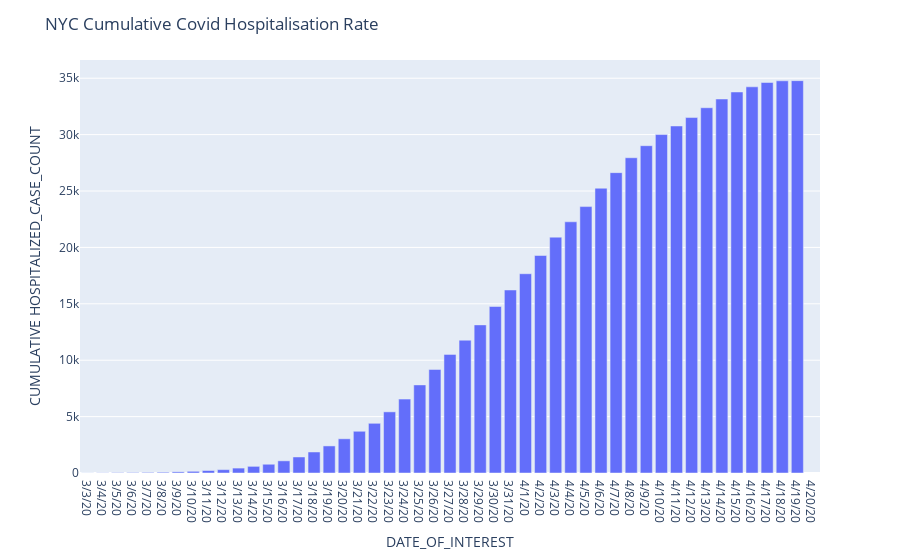

Notebook code for this chart:
### Code cell
plot_rate(mod_chd,"DATE_OF_INTEREST","CUMULATIVE HOSPITALIZED_CASE_COUNT", "NYC Cumulative Covid Hospitalisation Rate")

### Figure 1 — Plotly figure (JSON) as saved in the notebook; plotly's stock layout.template omitted (floating-point values rounded to 4 significant figures)
{"data": [{"alignmentgroup": "True", "hovertemplate": "DATE_OF_INTEREST=%{x}<br>CUMULATIVE HOSPITALIZED_CASE_COUNT=%{y}<extra></extra>", "legendgroup": "", "marker": {"color": "#636efa"}, "name": "", "offsetgroup": "", "orientation": "v", "showlegend": false, "textposition": "auto", "type": "bar", "x": ["3/3/20", "3/4/20", "3/5/20", "3/6/20", "3/7/20", "3/8/20", "3/9/20", "3/10/20", "3/11/20", "3/12/20", "3/13/20", "3/14/20", "3/15/20", "3/16/20", "3/17/20", "3/18/20", "3/19/20", "3/20/20", "3/21/20", "3/22/20", "3/23/20", "3/24/20", "3/25/20", "3/26/20", "3/27/20", "3/28/20", "3/29/20", "3/30/20", "3/31/20", "4/1/20", "4/2/20", "4/3/20", "4/4/20", "4/5/20", "4/6/20", "4/7/20", "4/8/20", "4/9/20", "4/10/20", "4/11/20", "4/12/20", "4/13/20", "4/14/20", "4/15/20", "4/16/20", "4/17/20", "4/18/20", "4/19/20", "4/20/20"], "xaxis": "x", "y": [6, 16, 31, 42, 52, 67, 103, 150, 221, 297, 435, 590, 777, 1078, 1420, 1863, 2400, 3032, 3700, 4406, 5421, 6550, 7811, 9179, 10517, 11774, 13132, 14761, 16225, 17667, 19282, 20910, 22272, 23620, 25247, 26630, 27950, 29019, 30005, 30765, 31513, 32383, 33158, 33780, 34238, 34621, 34771, 34785, null], "yaxis": "y"}], "layout": {"barmode": "relative", "legend": {"tracegroupgap": 0}, "margin": {"t": 60}, "title": {"text": "NYC Cumulative Covid Hospitalisation Rate"}, "xaxis": {"anchor": "y", "domain": [0, 1], "title": {"text": "DATE_OF_INTEREST"}}, "yaxis": {"anchor": "x", "domain": [0, 1], "title": {"text": "CUMULATIVE HOSPITALIZED_CASE_COUNT"}}}}
